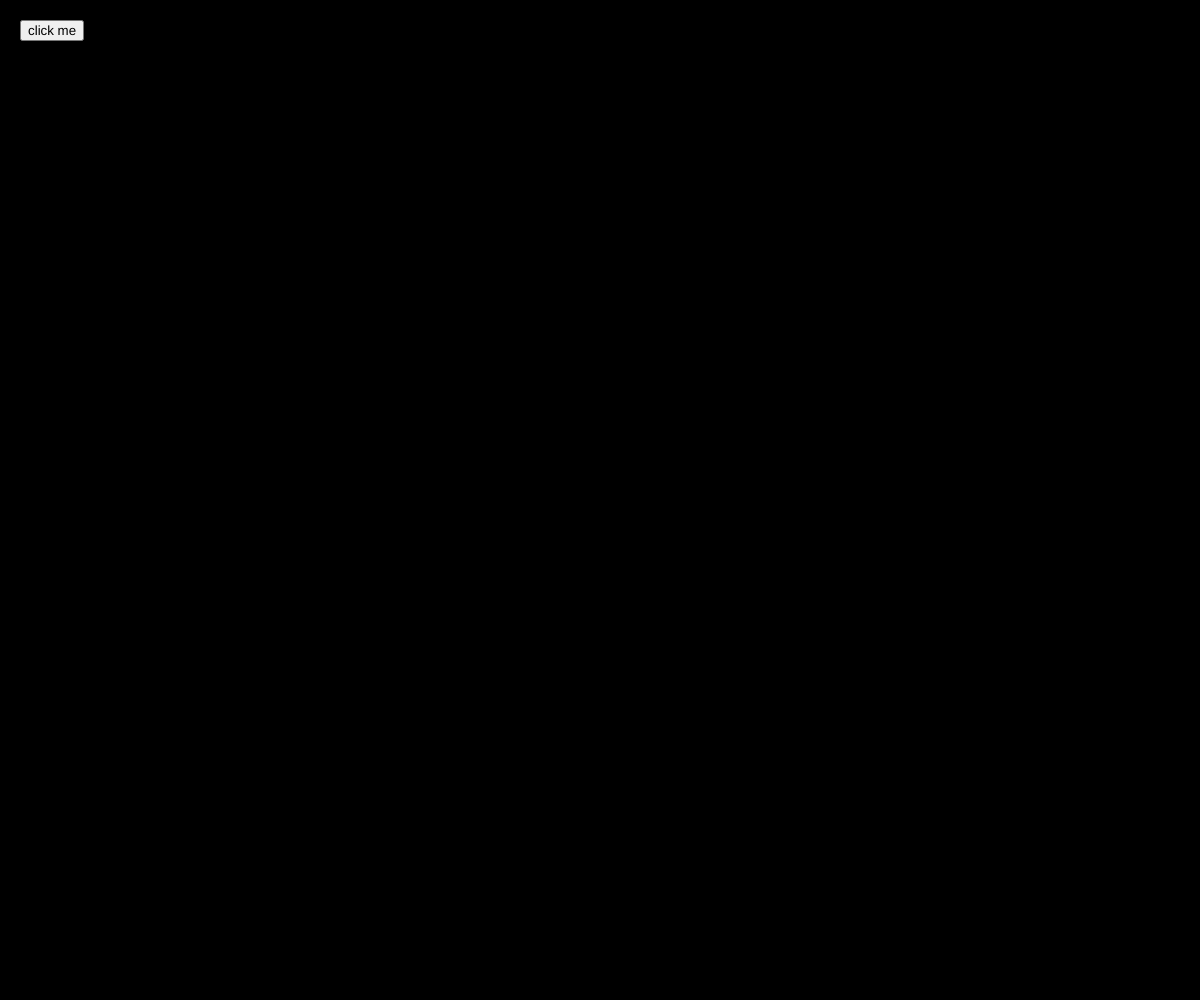
Frame 1 (no input)
Frame 60 (no input): identical to frame 1, image omitted
Frame 120 (the mouse pressed at the canvas centre since frame 60): identical to frame 1, image omitted

The p5.js sketch that drew this single still picture (run headless with seeded random() and noise() and a simulated clock; from frame 60 on, the mouse is pressed at the canvas centre):

// p5.js sketch
// ── sketch.js
var btm;
var bg = 'black'

function setup() {
  createCanvas(windowWidth, windowHeight);
btm = createElement('button', 'click me');
  btm.position(20,20);
  btm.mousePressed(
    function(){
      bg = color(random(255), random(255), random(255));
    }
  )
}


function draw() {
  background(bg);
}
